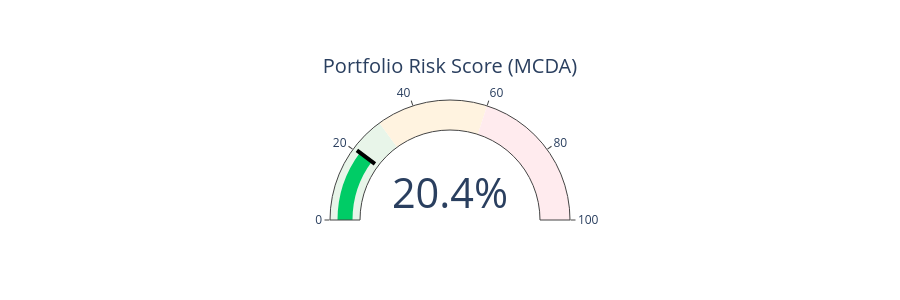
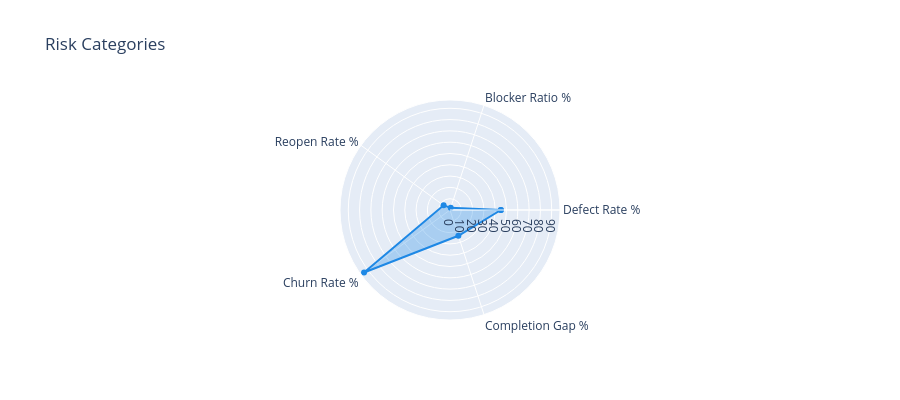

Notebook code for these charts, in order:
### Markdown cell above
## 4. Risk Gauge and Radar Charts

### Code cell
# --- Portfolio risk gauge ---
# The mean MCDA score represents the portfolio's average "closeness to the ideal
# solution". risk_gauge() treats its input as a safety score (higher = safer) and
# inverts it internally: gauge_value = (1 - mean_mcda_score) × 100.
#
# NOTE: TOPSIS produces scores skewed toward higher values (most projects are not
# extreme outliers), so the gauge will typically show a lower % than the fraction
# of High-risk projects might suggest.  Print the actual High-risk % alongside
# the gauge so they can be interpreted together.
portfolio_safety    = float(df['mcda_score'].mean())
pct_high = (df['mcda_risk_level'] == 'High').mean()
fig_gauge = RiskCharts.risk_gauge(portfolio_safety, title='Portfolio Risk Score (MCDA)')
fig_gauge.show()
print(f'Portfolio mean MCDA score  : {portfolio_safety:.3f}')
print(f'Gauge displays             : {(1-portfolio_safety)*100:.1f}% risk')
print(f'Actual High-risk projects  : {pct_high:.1%} of portfolio ({int(pct_high*len(df))} projects)')
print(f'(The gauge reflects the MCDA score distribution, not the raw High-risk %;')
print(f' use the pie chart in section 2 for the clearer risk-tier breakdown.)')

# --- Portfolio risk profile radar ---
# Each axis represents one JIRA-derived risk dimension as a percentage (0–100%).
# All five use the same 0-100 scale so the radar shape is meaningful:
#
#   Defect Rate %    = bug_count / total_issues × 100
#   Blocker Ratio %  = blocker_count / total_issues × 100
#   Reopen Rate %    = reopen_count / total_issues × 100
#   Churn Rate %     = status_changes / total_issues × 100  (can exceed 100 on paper
#                      but is clipped; ~94% means ≈0.94 status changes per issue on avg)
#   Completion Gap % = 100 − completion_rate  (completion_rate stored as 0–100 in CSV)
#
# A large spike on Churn Rate is typical for active projects with many workflow transitions.
risk_dims = {
    'Defect Rate %':    round(df['defect_rate'].mean()   * 100, 1),
    'Blocker Ratio %':  round(df['blocker_ratio'].mean() * 100, 1),
    'Reopen Rate %':    round(df['reopen_rate'].mean()   * 100, 1),
    'Churn Rate %':     round(df['churn_rate'].mean()    * 100, 1),
    'Completion Gap %': round(100 - df['completion_rate'].mean(), 1),
}
print(f'\nPortfolio risk profile (all values in %):')
for k, v in risk_dims.items():
    print(f'  {k:<22}: {v:.1f}%')

fig_radar = RiskCharts.risk_category_radar({k: int(v) for k, v in risk_dims.items()})
fig_radar.show()

out = REPORTS_DIR / 'portfolio_risk_radar.html'
fig_radar.write_html(str(out))
print(f'\nSaved → {out}')

### Figure 1 — Plotly figure (JSON) as saved in the notebook; plotly's stock layout.template omitted (floating-point values rounded to 4 significant figures)
{"data": [{"gauge": {"axis": {"range": [0, 100]}, "bar": {"color": "#00CC66"}, "steps": [{"color": "#E8F5E9", "range": [0, 30]}, {"color": "#FFF3E0", "range": [30, 60]}, {"color": "#FFEBEE", "range": [60, 100]}], "threshold": {"line": {"color": "black", "width": 4}, "thickness": 0.75, "value": 20.44}}, "mode": "gauge+number", "number": {"suffix": "%"}, "title": {"text": "Portfolio Risk Score (MCDA)"}, "type": "indicator", "value": 20.44}], "layout": {"height": 300}}

### Figure 2 — Plotly figure (JSON) as saved in the notebook; plotly's stock layout.template omitted (floating-point values rounded to 4 significant figures)
{"data": [{"fill": "toself", "fillcolor": "rgba(30, 136, 229, 0.3)", "line": {"color": "#1E88E5"}, "r": [45, 2, 7, 94, 24, 45], "theta": ["Defect Rate %", "Blocker Ratio %", "Reopen Rate %", "Churn Rate %", "Completion Gap %", "Defect Rate %"], "type": "scatterpolar"}], "layout": {"height": 400, "polar": {"radialaxis": {"visible": true}}, "title": {"text": "Risk Categories"}}}
